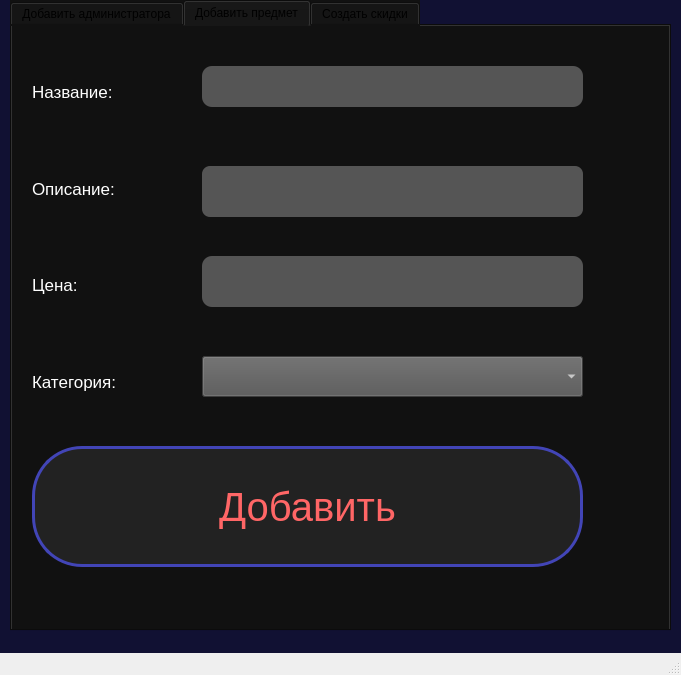
<?xml version="1.0" encoding="UTF-8"?>
<ui version="4.0">
 <class>MainWindow</class>
 <widget class="QMainWindow" name="MainWindow">
  <property name="geometry">
   <rect>
    <x>0</x>
    <y>0</y>
    <width>681</width>
    <height>675</height>
   </rect>
  </property>
  <property name="sizePolicy">
   <sizepolicy hsizetype="Fixed" vsizetype="Fixed">
    <horstretch>0</horstretch>
    <verstretch>0</verstretch>
   </sizepolicy>
  </property>
  <property name="windowTitle">
   <string>MainWindow</string>
  </property>
  <widget class="QWidget" name="centralwidget">
   <property name="styleSheet">
    <string notr="true">background-color: #111133</string>
   </property>
   <widget class="QTabWidget" name="tabWidget">
    <property name="geometry">
     <rect>
      <x>10</x>
      <y>0</y>
      <width>661</width>
      <height>631</height>
     </rect>
    </property>
    <property name="styleSheet">
     <string notr="true">background-color: #111111</string>
    </property>
    <property name="currentIndex">
     <number>1</number>
    </property>
    <widget class="QWidget" name="tab">
     <attribute name="title">
      <string>Добавить администратора</string>
     </attribute>
     <widget class="QLabel" name="label">
      <property name="geometry">
       <rect>
        <x>280</x>
        <y>20</y>
        <width>81</width>
        <height>31</height>
       </rect>
      </property>
      <property name="font">
       <font>
        <pointsize>15</pointsize>
       </font>
      </property>
      <property name="styleSheet">
       <string notr="true">color: white</string>
      </property>
      <property name="text">
       <string>Login:</string>
      </property>
     </widget>
     <widget class="QPushButton" name="pushButton_adminpanel_add">
      <property name="geometry">
       <rect>
        <x>40</x>
        <y>250</y>
        <width>571</width>
        <height>111</height>
       </rect>
      </property>
      <property name="font">
       <font>
        <pointsize>20</pointsize>
       </font>
      </property>
      <property name="styleSheet">
       <string notr="true">QPushButton {
	color: #ff6666;
	background-color: #222222;
	border-color: rgb(66, 69, 183);
     border-width: 3px;        
     border-style: solid;
     border-radius: 50px;
}

QPushButton:pressed{
	background-color: #333333;
	color: 220000;
}</string>
      </property>
      <property name="text">
       <string>Добавить</string>
      </property>
     </widget>
     <widget class="QLabel" name="label_2">
      <property name="geometry">
       <rect>
        <x>280</x>
        <y>120</y>
        <width>101</width>
        <height>31</height>
       </rect>
      </property>
      <property name="font">
       <font>
        <pointsize>15</pointsize>
       </font>
      </property>
      <property name="styleSheet">
       <string notr="true">color: white</string>
      </property>
      <property name="text">
       <string>Password:</string>
      </property>
     </widget>
     <widget class="QLineEdit" name="lineEdit_adminpanel_pasword">
      <property name="geometry">
       <rect>
        <x>40</x>
        <y>160</y>
        <width>569</width>
        <height>51</height>
       </rect>
      </property>
      <property name="font">
       <font>
        <pointsize>15</pointsize>
       </font>
      </property>
      <property name="styleSheet">
       <string notr="true">background-color: #999999;
color: white;
border-radius: 20;
border-color: red</string>
      </property>
     </widget>
     <widget class="QLabel" name="label_adminpanel_check">
      <property name="geometry">
       <rect>
        <x>90</x>
        <y>430</y>
        <width>461</width>
        <height>41</height>
       </rect>
      </property>
      <property name="font">
       <font>
        <pointsize>20</pointsize>
       </font>
      </property>
      <property name="styleSheet">
       <string notr="true">color: white</string>
      </property>
      <property name="text">
       <string/>
      </property>
     </widget>
     <widget class="QLineEdit" name="lineEdit_adminpanel_login">
      <property name="geometry">
       <rect>
        <x>40</x>
        <y>60</y>
        <width>569</width>
        <height>51</height>
       </rect>
      </property>
      <property name="font">
       <font>
        <pointsize>15</pointsize>
       </font>
      </property>
      <property name="styleSheet">
       <string notr="true">background-color: #999999;
color: white;
border-radius: 20;
border-color: red</string>
      </property>
     </widget>
    </widget>
    <widget class="QWidget" name="tab_2">
     <attribute name="title">
      <string>Добавить предмет</string>
     </attribute>
     <widget class="QLineEdit" name="lineEdit_adminpanel_add_price">
      <property name="geometry">
       <rect>
        <x>190</x>
        <y>230</y>
        <width>381</width>
        <height>51</height>
       </rect>
      </property>
      <property name="font">
       <font>
        <pointsize>13</pointsize>
       </font>
      </property>
      <property name="styleSheet">
       <string notr="true">color: white;
background-color: #555555;
border-radius: 10</string>
      </property>
     </widget>
     <widget class="QLineEdit" name="lineEdit_adminpanel_add_name">
      <property name="geometry">
       <rect>
        <x>190</x>
        <y>40</y>
        <width>381</width>
        <height>41</height>
       </rect>
      </property>
      <property name="font">
       <font>
        <pointsize>13</pointsize>
       </font>
      </property>
      <property name="styleSheet">
       <string notr="true">color: white;
background-color: #555555;
border-radius: 10</string>
      </property>
     </widget>
     <widget class="QTextEdit" name="textEdit_adminpanel_add_description">
      <property name="geometry">
       <rect>
        <x>190</x>
        <y>140</y>
        <width>381</width>
        <height>51</height>
       </rect>
      </property>
      <property name="font">
       <font>
        <pointsize>13</pointsize>
       </font>
      </property>
      <property name="styleSheet">
       <string notr="true">color: white;
background-color: #555555;
border-radius: 8</string>
      </property>
     </widget>
     <widget class="QWidget" name="layoutWidget">
      <property name="geometry">
       <rect>
        <x>20</x>
        <y>20</y>
        <width>161</width>
        <height>381</height>
       </rect>
      </property>
      <layout class="QVBoxLayout" name="verticalLayout_3">
       <item>
        <widget class="QLabel" name="label_14">
         <property name="font">
          <font>
           <pointsize>13</pointsize>
          </font>
         </property>
         <property name="styleSheet">
          <string notr="true">color: white</string>
         </property>
         <property name="text">
          <string>Название:</string>
         </property>
        </widget>
       </item>
       <item>
        <widget class="QLabel" name="label_15">
         <property name="font">
          <font>
           <pointsize>13</pointsize>
          </font>
         </property>
         <property name="styleSheet">
          <string notr="true">color: white</string>
         </property>
         <property name="text">
          <string>Описание:</string>
         </property>
        </widget>
       </item>
       <item>
        <widget class="QLabel" name="label_16">
         <property name="font">
          <font>
           <pointsize>13</pointsize>
          </font>
         </property>
         <property name="styleSheet">
          <string notr="true">color: white</string>
         </property>
         <property name="text">
          <string>Цена:</string>
         </property>
        </widget>
       </item>
       <item>
        <widget class="QLabel" name="label_3">
         <property name="font">
          <font>
           <pointsize>13</pointsize>
          </font>
         </property>
         <property name="styleSheet">
          <string notr="true">color: white</string>
         </property>
         <property name="text">
          <string>Категория:</string>
         </property>
        </widget>
       </item>
      </layout>
     </widget>
     <widget class="QPushButton" name="pushButton_adminpanel_add_object">
      <property name="geometry">
       <rect>
        <x>20</x>
        <y>420</y>
        <width>551</width>
        <height>121</height>
       </rect>
      </property>
      <property name="font">
       <font>
        <pointsize>30</pointsize>
       </font>
      </property>
      <property name="styleSheet">
       <string notr="true">QPushButton {
	color: #ff6666;
	background-color: #222222;
	border-color: rgb(66, 69, 183);
     border-width: 3px;        
     border-style: solid;
     border-radius: 50px;
}

QPushButton:pressed{
	background-color: #333333;
	color: 220000;
}</string>
      </property>
      <property name="text">
       <string>Добавить</string>
      </property>
     </widget>
     <widget class="QComboBox" name="comboBox_adminpanel_add_kategory">
      <property name="geometry">
       <rect>
        <x>190</x>
        <y>330</y>
        <width>381</width>
        <height>41</height>
       </rect>
      </property>
      <property name="styleSheet">
       <string notr="true">color: white;
background-color: #555555;</string>
      </property>
     </widget>
     <widget class="QLabel" name="label_add_objects_itog">
      <property name="geometry">
       <rect>
        <x>10</x>
        <y>560</y>
        <width>631</width>
        <height>31</height>
       </rect>
      </property>
      <property name="font">
       <font>
        <pointsize>15</pointsize>
       </font>
      </property>
      <property name="styleSheet">
       <string notr="true">color: white</string>
      </property>
      <property name="text">
       <string/>
      </property>
     </widget>
    </widget>
    <widget class="QWidget" name="tab_3">
     <attribute name="title">
      <string>Создать скидки</string>
     </attribute>
     <widget class="QPushButton" name="pushButton_sale">
      <property name="geometry">
       <rect>
        <x>30</x>
        <y>280</y>
        <width>591</width>
        <height>101</height>
       </rect>
      </property>
      <property name="font">
       <font>
        <pointsize>20</pointsize>
       </font>
      </property>
      <property name="styleSheet">
       <string notr="true">QPushButton {
	color: #ff6666;
	background-color: #222222;
	border-color: rgb(66, 69, 183);
     border-width: 3px;        
     border-style: solid;
     border-radius: 50px;
}

QPushButton:pressed{
	background-color: #333333;
	color: 220000;
}</string>
      </property>
      <property name="text">
       <string>Добавить</string>
      </property>
     </widget>
     <widget class="QWidget" name="layoutWidget">
      <property name="geometry">
       <rect>
        <x>30</x>
        <y>50</y>
        <width>591</width>
        <height>161</height>
       </rect>
      </property>
      <layout class="QVBoxLayout" name="verticalLayout">
       <item>
        <widget class="QLabel" name="label_4">
         <property name="font">
          <font>
           <pointsize>15</pointsize>
          </font>
         </property>
         <property name="styleSheet">
          <string notr="true">color: white;</string>
         </property>
         <property name="text">
          <string>Количество товаров со скидкой</string>
         </property>
        </widget>
       </item>
       <item>
        <widget class="QComboBox" name="comboBox_sale_number">
         <property name="font">
          <font>
           <pointsize>20</pointsize>
          </font>
         </property>
         <property name="styleSheet">
          <string notr="true">color: white;
background-color: #555555;</string>
         </property>
        </widget>
       </item>
      </layout>
     </widget>
     <widget class="QLabel" name="label_add_sale_itog">
      <property name="geometry">
       <rect>
        <x>40</x>
        <y>440</y>
        <width>561</width>
        <height>51</height>
       </rect>
      </property>
      <property name="font">
       <font>
        <pointsize>17</pointsize>
       </font>
      </property>
      <property name="styleSheet">
       <string notr="true">color: white</string>
      </property>
      <property name="text">
       <string/>
      </property>
     </widget>
    </widget>
   </widget>
  </widget>
  <widget class="QMenuBar" name="menubar">
   <property name="geometry">
    <rect>
     <x>0</x>
     <y>0</y>
     <width>681</width>
     <height>21</height>
    </rect>
   </property>
  </widget>
  <widget class="QStatusBar" name="statusbar"/>
 </widget>
 <resources/>
 <connections/>
</ui>
